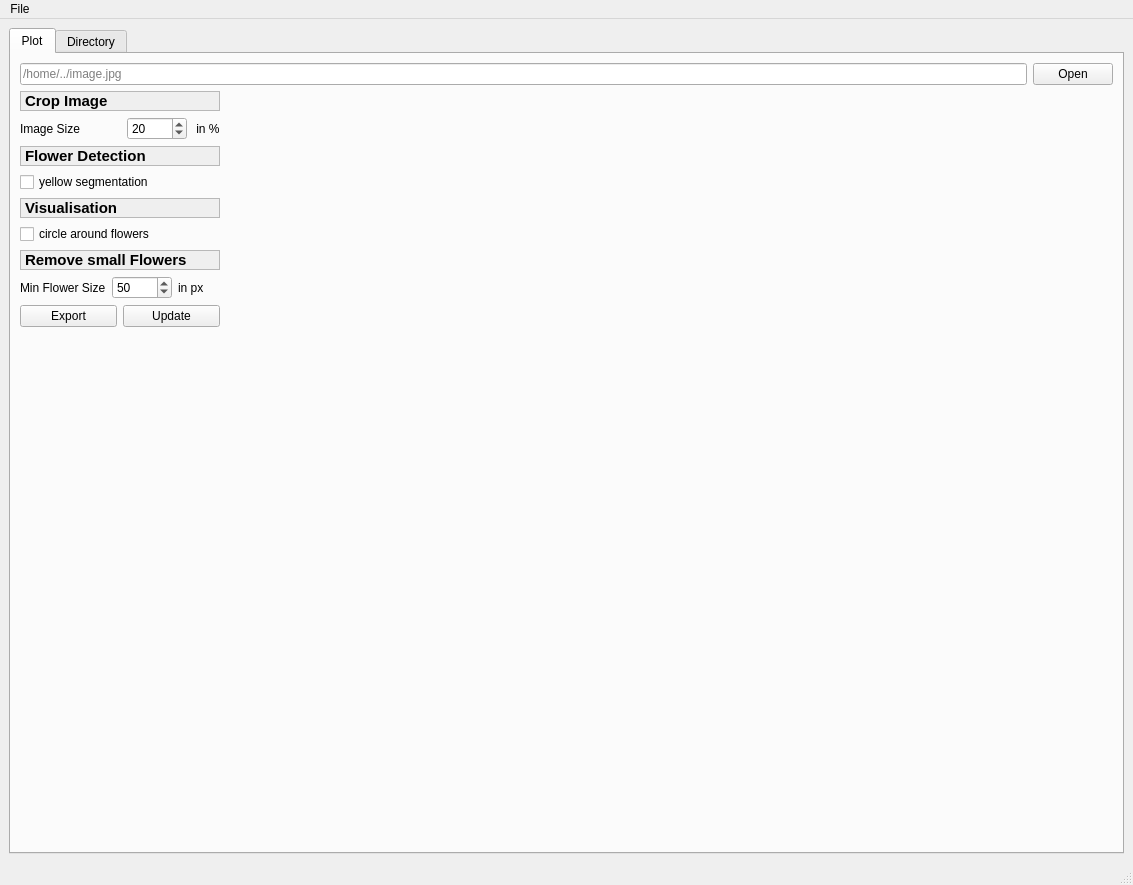
<?xml version="1.0" encoding="UTF-8"?>
<ui version="4.0">
 <class>MainWindow</class>
 <widget class="QMainWindow" name="MainWindow">
  <property name="geometry">
   <rect>
    <x>0</x>
    <y>0</y>
    <width>1133</width>
    <height>885</height>
   </rect>
  </property>
  <property name="sizePolicy">
   <sizepolicy hsizetype="Expanding" vsizetype="Expanding">
    <horstretch>0</horstretch>
    <verstretch>0</verstretch>
   </sizepolicy>
  </property>
  <property name="windowTitle">
   <string>Flower Segmentation Tool</string>
  </property>
  <widget class="QWidget" name="centralwidget">
   <property name="sizePolicy">
    <sizepolicy hsizetype="Expanding" vsizetype="Expanding">
     <horstretch>0</horstretch>
     <verstretch>0</verstretch>
    </sizepolicy>
   </property>
   <layout class="QVBoxLayout" name="verticalLayout_2">
    <item>
     <widget class="QTabWidget" name="tabWidget">
      <property name="font">
       <font>
        <family>Arial</family>
       </font>
      </property>
      <property name="currentIndex">
       <number>0</number>
      </property>
      <widget class="QWidget" name="tab_example">
       <property name="sizePolicy">
        <sizepolicy hsizetype="Expanding" vsizetype="Expanding">
         <horstretch>0</horstretch>
         <verstretch>0</verstretch>
        </sizepolicy>
       </property>
       <attribute name="title">
        <string>Plot</string>
       </attribute>
       <layout class="QGridLayout" name="gridLayout_2">
        <item row="1" column="0">
         <layout class="QVBoxLayout" name="verticalLayout">
          <item>
           <widget class="QLabel" name="label_3">
            <property name="font">
             <font>
              <family>Arial</family>
              <pointsize>11</pointsize>
              <weight>75</weight>
              <bold>true</bold>
             </font>
            </property>
            <property name="autoFillBackground">
             <bool>true</bool>
            </property>
            <property name="frameShape">
             <enum>QFrame::StyledPanel</enum>
            </property>
            <property name="text">
             <string>Crop Image</string>
            </property>
           </widget>
          </item>
          <item>
           <layout class="QHBoxLayout" name="horizontalLayout_3">
            <item>
             <widget class="QLabel" name="label">
              <property name="minimumSize">
               <size>
                <width>101</width>
                <height>0</height>
               </size>
              </property>
              <property name="font">
               <font>
                <family>Arial</family>
               </font>
              </property>
              <property name="text">
               <string>Image Size</string>
              </property>
             </widget>
            </item>
            <item>
             <widget class="QSpinBox" name="sbCrop">
              <property name="minimumSize">
               <size>
                <width>60</width>
                <height>0</height>
               </size>
              </property>
              <property name="maximumSize">
               <size>
                <width>85</width>
                <height>16777215</height>
               </size>
              </property>
              <property name="maximum">
               <number>100</number>
              </property>
              <property name="singleStep">
               <number>10</number>
              </property>
              <property name="value">
               <number>20</number>
              </property>
             </widget>
            </item>
            <item>
             <widget class="QLabel" name="label_13">
              <property name="text">
               <string> in %</string>
              </property>
             </widget>
            </item>
           </layout>
          </item>
          <item>
           <widget class="QLabel" name="label_11">
            <property name="font">
             <font>
              <family>Arial</family>
              <pointsize>11</pointsize>
              <weight>75</weight>
              <bold>true</bold>
             </font>
            </property>
            <property name="autoFillBackground">
             <bool>true</bool>
            </property>
            <property name="frameShape">
             <enum>QFrame::StyledPanel</enum>
            </property>
            <property name="frameShadow">
             <enum>QFrame::Plain</enum>
            </property>
            <property name="text">
             <string>Flower Detection</string>
            </property>
           </widget>
          </item>
          <item>
           <layout class="QHBoxLayout" name="horizontalLayout_9">
            <item>
             <widget class="QCheckBox" name="cbYellow">
              <property name="font">
               <font>
                <family>Arial</family>
               </font>
              </property>
              <property name="text">
               <string>yellow segmentation</string>
              </property>
             </widget>
            </item>
           </layout>
          </item>
          <item>
           <widget class="QLabel" name="label_15">
            <property name="font">
             <font>
              <family>Arial</family>
              <pointsize>11</pointsize>
              <weight>75</weight>
              <bold>true</bold>
             </font>
            </property>
            <property name="autoFillBackground">
             <bool>true</bool>
            </property>
            <property name="frameShape">
             <enum>QFrame::StyledPanel</enum>
            </property>
            <property name="frameShadow">
             <enum>QFrame::Plain</enum>
            </property>
            <property name="text">
             <string>Visualisation</string>
            </property>
           </widget>
          </item>
          <item>
           <widget class="QCheckBox" name="cbCircle">
            <property name="font">
             <font>
              <family>Arial</family>
             </font>
            </property>
            <property name="text">
             <string>circle around flowers</string>
            </property>
           </widget>
          </item>
          <item>
           <widget class="QLabel" name="label_14">
            <property name="font">
             <font>
              <family>Arial</family>
              <pointsize>11</pointsize>
              <weight>75</weight>
              <bold>true</bold>
             </font>
            </property>
            <property name="autoFillBackground">
             <bool>true</bool>
            </property>
            <property name="frameShape">
             <enum>QFrame::StyledPanel</enum>
            </property>
            <property name="frameShadow">
             <enum>QFrame::Plain</enum>
            </property>
            <property name="text">
             <string>Remove small Flowers</string>
            </property>
           </widget>
          </item>
          <item>
           <layout class="QHBoxLayout" name="horizontalLayout_4">
            <item>
             <widget class="QLabel" name="label_2">
              <property name="font">
               <font>
                <family>Arial</family>
               </font>
              </property>
              <property name="text">
               <string>Min Flower Size</string>
              </property>
             </widget>
            </item>
            <item>
             <widget class="QSpinBox" name="sbBlob">
              <property name="minimumSize">
               <size>
                <width>60</width>
                <height>0</height>
               </size>
              </property>
              <property name="maximumSize">
               <size>
                <width>85</width>
                <height>16777215</height>
               </size>
              </property>
              <property name="maximum">
               <number>200</number>
              </property>
              <property name="singleStep">
               <number>10</number>
              </property>
              <property name="value">
               <number>50</number>
              </property>
             </widget>
            </item>
            <item>
             <widget class="QLabel" name="label_12">
              <property name="text">
               <string>in px</string>
              </property>
             </widget>
            </item>
           </layout>
          </item>
          <item>
           <layout class="QHBoxLayout" name="horizontalLayout_5"/>
          </item>
          <item>
           <layout class="QHBoxLayout" name="horizontalLayout_6">
            <item>
             <widget class="QPushButton" name="pbExport">
              <property name="font">
               <font>
                <family>Arial</family>
               </font>
              </property>
              <property name="text">
               <string>Export</string>
              </property>
             </widget>
            </item>
            <item>
             <widget class="QPushButton" name="pbUpdate">
              <property name="font">
               <font>
                <family>Arial</family>
               </font>
              </property>
              <property name="text">
               <string>Update</string>
              </property>
             </widget>
            </item>
           </layout>
          </item>
          <item>
           <spacer name="verticalSpacer">
            <property name="orientation">
             <enum>Qt::Vertical</enum>
            </property>
            <property name="sizeHint" stdset="0">
             <size>
              <width>20</width>
              <height>40</height>
             </size>
            </property>
           </spacer>
          </item>
         </layout>
        </item>
        <item row="0" column="0" colspan="2">
         <layout class="QHBoxLayout" name="horizontalLayout">
          <item>
           <widget class="QLineEdit" name="lineEditImage">
            <property name="font">
             <font>
              <family>Arial</family>
             </font>
            </property>
            <property name="placeholderText">
             <string>/home/../image.jpg </string>
            </property>
           </widget>
          </item>
          <item>
           <widget class="QPushButton" name="pbImageOpen">
            <property name="font">
             <font>
              <family>Arial</family>
             </font>
            </property>
            <property name="text">
             <string>Open</string>
            </property>
           </widget>
          </item>
         </layout>
        </item>
        <item row="1" column="1">
         <layout class="QVBoxLayout" name="verticalLayout_3">
          <property name="sizeConstraint">
           <enum>QLayout::SetDefaultConstraint</enum>
          </property>
          <item>
           <widget class="MplWidget" name="mpl" native="true">
            <property name="sizePolicy">
             <sizepolicy hsizetype="Expanding" vsizetype="Expanding">
              <horstretch>0</horstretch>
              <verstretch>0</verstretch>
             </sizepolicy>
            </property>
            <property name="maximumSize">
             <size>
              <width>16777215</width>
              <height>16777215</height>
             </size>
            </property>
           </widget>
          </item>
         </layout>
        </item>
       </layout>
      </widget>
      <widget class="QWidget" name="tab_directory">
       <property name="sizePolicy">
        <sizepolicy hsizetype="Expanding" vsizetype="Expanding">
         <horstretch>0</horstretch>
         <verstretch>0</verstretch>
        </sizepolicy>
       </property>
       <attribute name="title">
        <string>Directory</string>
       </attribute>
       <layout class="QFormLayout" name="formLayout">
        <item row="1" column="0">
         <spacer name="verticalSpacer_2">
          <property name="orientation">
           <enum>Qt::Vertical</enum>
          </property>
          <property name="sizeHint" stdset="0">
           <size>
            <width>20</width>
            <height>95</height>
           </size>
          </property>
         </spacer>
        </item>
        <item row="4" column="0">
         <spacer name="horizontalSpacer_3">
          <property name="orientation">
           <enum>Qt::Horizontal</enum>
          </property>
          <property name="sizeHint" stdset="0">
           <size>
            <width>90</width>
            <height>20</height>
           </size>
          </property>
         </spacer>
        </item>
        <item row="4" column="1">
         <layout class="QGridLayout" name="gridLayout">
          <item row="10" column="2">
           <widget class="QLineEdit" name="lineEditDirOut">
            <property name="placeholderText">
             <string>/home/OutputDirectory</string>
            </property>
           </widget>
          </item>
          <item row="11" column="2">
           <widget class="QLabel" name="label_6">
            <property name="sizePolicy">
             <sizepolicy hsizetype="Preferred" vsizetype="Preferred">
              <horstretch>0</horstretch>
              <verstretch>0</verstretch>
             </sizepolicy>
            </property>
            <property name="maximumSize">
             <size>
              <width>28</width>
              <height>16777215</height>
             </size>
            </property>
            <property name="text">
             <string/>
            </property>
            <property name="scaledContents">
             <bool>false</bool>
            </property>
            <property name="wordWrap">
             <bool>true</bool>
            </property>
           </widget>
          </item>
          <item row="10" column="5">
           <widget class="QPushButton" name="pbDirectoryExport">
            <property name="text">
             <string>Export</string>
            </property>
           </widget>
          </item>
          <item row="2" column="6">
           <spacer name="horizontalSpacer_4">
            <property name="orientation">
             <enum>Qt::Horizontal</enum>
            </property>
            <property name="sizeType">
             <enum>QSizePolicy::Minimum</enum>
            </property>
            <property name="sizeHint" stdset="0">
             <size>
              <width>77</width>
              <height>20</height>
             </size>
            </property>
           </spacer>
          </item>
          <item row="0" column="2">
           <layout class="QHBoxLayout" name="horizontalLayout_7">
            <item>
             <widget class="QLabel" name="label_4">
              <property name="font">
               <font>
                <family>Arial</family>
                <weight>75</weight>
                <bold>true</bold>
               </font>
              </property>
              <property name="autoFillBackground">
               <bool>true</bool>
              </property>
              <property name="frameShape">
               <enum>QFrame::StyledPanel</enum>
              </property>
              <property name="text">
               <string>Import all Images from Directory:</string>
              </property>
             </widget>
            </item>
           </layout>
          </item>
          <item row="1" column="0">
           <spacer name="verticalSpacer_7">
            <property name="orientation">
             <enum>Qt::Vertical</enum>
            </property>
            <property name="sizeHint" stdset="0">
             <size>
              <width>20</width>
              <height>40</height>
             </size>
            </property>
           </spacer>
          </item>
          <item row="0" column="0">
           <spacer name="verticalSpacer_3">
            <property name="orientation">
             <enum>Qt::Vertical</enum>
            </property>
            <property name="sizeHint" stdset="0">
             <size>
              <width>20</width>
              <height>40</height>
             </size>
            </property>
           </spacer>
          </item>
          <item row="2" column="0">
           <spacer name="verticalSpacer_4">
            <property name="orientation">
             <enum>Qt::Vertical</enum>
            </property>
            <property name="sizeHint" stdset="0">
             <size>
              <width>20</width>
              <height>40</height>
             </size>
            </property>
           </spacer>
          </item>
          <item row="3" column="2">
           <widget class="QLabel" name="label_5">
            <property name="font">
             <font>
              <family>Arial</family>
              <weight>75</weight>
              <bold>true</bold>
             </font>
            </property>
            <property name="autoFillBackground">
             <bool>true</bool>
            </property>
            <property name="frameShape">
             <enum>QFrame::StyledPanel</enum>
            </property>
            <property name="text">
             <string>Export to Directory:</string>
            </property>
           </widget>
          </item>
          <item row="3" column="0">
           <spacer name="verticalSpacer_10">
            <property name="orientation">
             <enum>Qt::Vertical</enum>
            </property>
            <property name="sizeHint" stdset="0">
             <size>
              <width>20</width>
              <height>40</height>
             </size>
            </property>
           </spacer>
          </item>
          <item row="1" column="5">
           <widget class="QPushButton" name="pbDirectoryOpen">
            <property name="text">
             <string>Import</string>
            </property>
           </widget>
          </item>
          <item row="1" column="2">
           <widget class="QLineEdit" name="lineEditDirIn">
            <property name="placeholderText">
             <string>/home/../InputDirectory</string>
            </property>
           </widget>
          </item>
          <item row="2" column="2">
           <layout class="QHBoxLayout" name="horizontalLayout_8">
            <item>
             <layout class="QGridLayout" name="gridLayout_5">
              <item row="1" column="0">
               <spacer name="horizontalSpacer_5">
                <property name="orientation">
                 <enum>Qt::Horizontal</enum>
                </property>
                <property name="sizeType">
                 <enum>QSizePolicy::Fixed</enum>
                </property>
                <property name="sizeHint" stdset="0">
                 <size>
                  <width>40</width>
                  <height>20</height>
                 </size>
                </property>
               </spacer>
              </item>
              <item row="3" column="1">
               <widget class="QLabel" name="label_8">
                <property name="minimumSize">
                 <size>
                  <width>120</width>
                  <height>0</height>
                 </size>
                </property>
                <property name="maximumSize">
                 <size>
                  <width>143</width>
                  <height>16777215</height>
                 </size>
                </property>
                <property name="text">
                 <string>Min Flower Size in px</string>
                </property>
               </widget>
              </item>
              <item row="1" column="1">
               <widget class="QCheckBox" name="cbYellowDir">
                <property name="text">
                 <string>yellow segmentation</string>
                </property>
                <property name="checked">
                 <bool>false</bool>
                </property>
               </widget>
              </item>
              <item row="0" column="1">
               <widget class="QLabel" name="label_7">
                <property name="maximumSize">
                 <size>
                  <width>130</width>
                  <height>16777215</height>
                 </size>
                </property>
                <property name="text">
                 <string>Crop image to %</string>
                </property>
               </widget>
              </item>
              <item row="0" column="2">
               <widget class="QSpinBox" name="sbCropDir">
                <property name="maximumSize">
                 <size>
                  <width>85</width>
                  <height>16777215</height>
                 </size>
                </property>
                <property name="maximum">
                 <number>100</number>
                </property>
                <property name="singleStep">
                 <number>10</number>
                </property>
                <property name="value">
                 <number>20</number>
                </property>
               </widget>
              </item>
              <item row="3" column="2">
               <widget class="QSpinBox" name="sbBlobDir">
                <property name="minimumSize">
                 <size>
                  <width>85</width>
                  <height>0</height>
                 </size>
                </property>
                <property name="maximumSize">
                 <size>
                  <width>85</width>
                  <height>16777215</height>
                 </size>
                </property>
                <property name="prefix">
                 <string/>
                </property>
                <property name="maximum">
                 <number>200</number>
                </property>
                <property name="singleStep">
                 <number>10</number>
                </property>
                <property name="value">
                 <number>50</number>
                </property>
               </widget>
              </item>
              <item row="0" column="3">
               <spacer name="horizontalSpacer_6">
                <property name="orientation">
                 <enum>Qt::Horizontal</enum>
                </property>
                <property name="sizeType">
                 <enum>QSizePolicy::Fixed</enum>
                </property>
                <property name="sizeHint" stdset="0">
                 <size>
                  <width>300</width>
                  <height>20</height>
                 </size>
                </property>
               </spacer>
              </item>
              <item row="2" column="1">
               <widget class="QCheckBox" name="cbCirclesDir">
                <property name="text">
                 <string>circle around flowers</string>
                </property>
               </widget>
              </item>
             </layout>
            </item>
           </layout>
          </item>
          <item row="10" column="0">
           <spacer name="verticalSpacer_5">
            <property name="orientation">
             <enum>Qt::Vertical</enum>
            </property>
            <property name="sizeHint" stdset="0">
             <size>
              <width>20</width>
              <height>40</height>
             </size>
            </property>
           </spacer>
          </item>
          <item row="5" column="2">
           <layout class="QGridLayout" name="gridLayout_4"/>
          </item>
         </layout>
        </item>
        <item row="5" column="1">
         <layout class="QGridLayout" name="gridLayout_3">
          <item row="1" column="1">
           <widget class="QPushButton" name="pbRun">
            <property name="sizePolicy">
             <sizepolicy hsizetype="Minimum" vsizetype="Fixed">
              <horstretch>0</horstretch>
              <verstretch>1</verstretch>
             </sizepolicy>
            </property>
            <property name="maximumSize">
             <size>
              <width>16777206</width>
              <height>16777215</height>
             </size>
            </property>
            <property name="text">
             <string>Run</string>
            </property>
           </widget>
          </item>
          <item row="1" column="2">
           <spacer name="horizontalSpacer">
            <property name="orientation">
             <enum>Qt::Horizontal</enum>
            </property>
            <property name="sizeType">
             <enum>QSizePolicy::Expanding</enum>
            </property>
            <property name="sizeHint" stdset="0">
             <size>
              <width>447</width>
              <height>20</height>
             </size>
            </property>
           </spacer>
          </item>
          <item row="1" column="0">
           <spacer name="horizontalSpacer_2">
            <property name="orientation">
             <enum>Qt::Horizontal</enum>
            </property>
            <property name="sizeType">
             <enum>QSizePolicy::Expanding</enum>
            </property>
            <property name="sizeHint" stdset="0">
             <size>
              <width>409</width>
              <height>20</height>
             </size>
            </property>
           </spacer>
          </item>
          <item row="0" column="0">
           <spacer name="verticalSpacer_6">
            <property name="orientation">
             <enum>Qt::Vertical</enum>
            </property>
            <property name="sizeHint" stdset="0">
             <size>
              <width>20</width>
              <height>23</height>
             </size>
            </property>
           </spacer>
          </item>
         </layout>
        </item>
        <item row="16" column="0">
         <layout class="QHBoxLayout" name="horizontalLayout_14"/>
        </item>
       </layout>
      </widget>
     </widget>
    </item>
   </layout>
  </widget>
  <widget class="QMenuBar" name="menubar">
   <property name="geometry">
    <rect>
     <x>0</x>
     <y>0</y>
     <width>1133</width>
     <height>23</height>
    </rect>
   </property>
   <widget class="QMenu" name="menuFile">
    <property name="font">
     <font>
      <family>Arial</family>
     </font>
    </property>
    <property name="title">
     <string>File</string>
    </property>
    <addaction name="actionSingle"/>
    <addaction name="actionDirectory"/>
    <addaction name="actionClose"/>
   </widget>
   <addaction name="menuFile"/>
  </widget>
  <widget class="QStatusBar" name="statusbar"/>
  <action name="actionDirectory">
   <property name="text">
    <string>Open Folder</string>
   </property>
   <property name="font">
    <font>
     <family>Arial</family>
    </font>
   </property>
  </action>
  <action name="actionClose">
   <property name="text">
    <string>Close</string>
   </property>
   <property name="font">
    <font>
     <family>Arial</family>
    </font>
   </property>
  </action>
  <action name="actionSingle">
   <property name="text">
    <string>Open Image</string>
   </property>
   <property name="font">
    <font>
     <family>Arial</family>
    </font>
   </property>
  </action>
 </widget>
 <customwidgets>
  <customwidget>
   <class>MplWidget</class>
   <extends>QWidget</extends>
   <header>gui.pyqt5backend.mplwidget_nav</header>
   <container>1</container>
  </customwidget>
 </customwidgets>
 <resources/>
 <connections/>
</ui>
